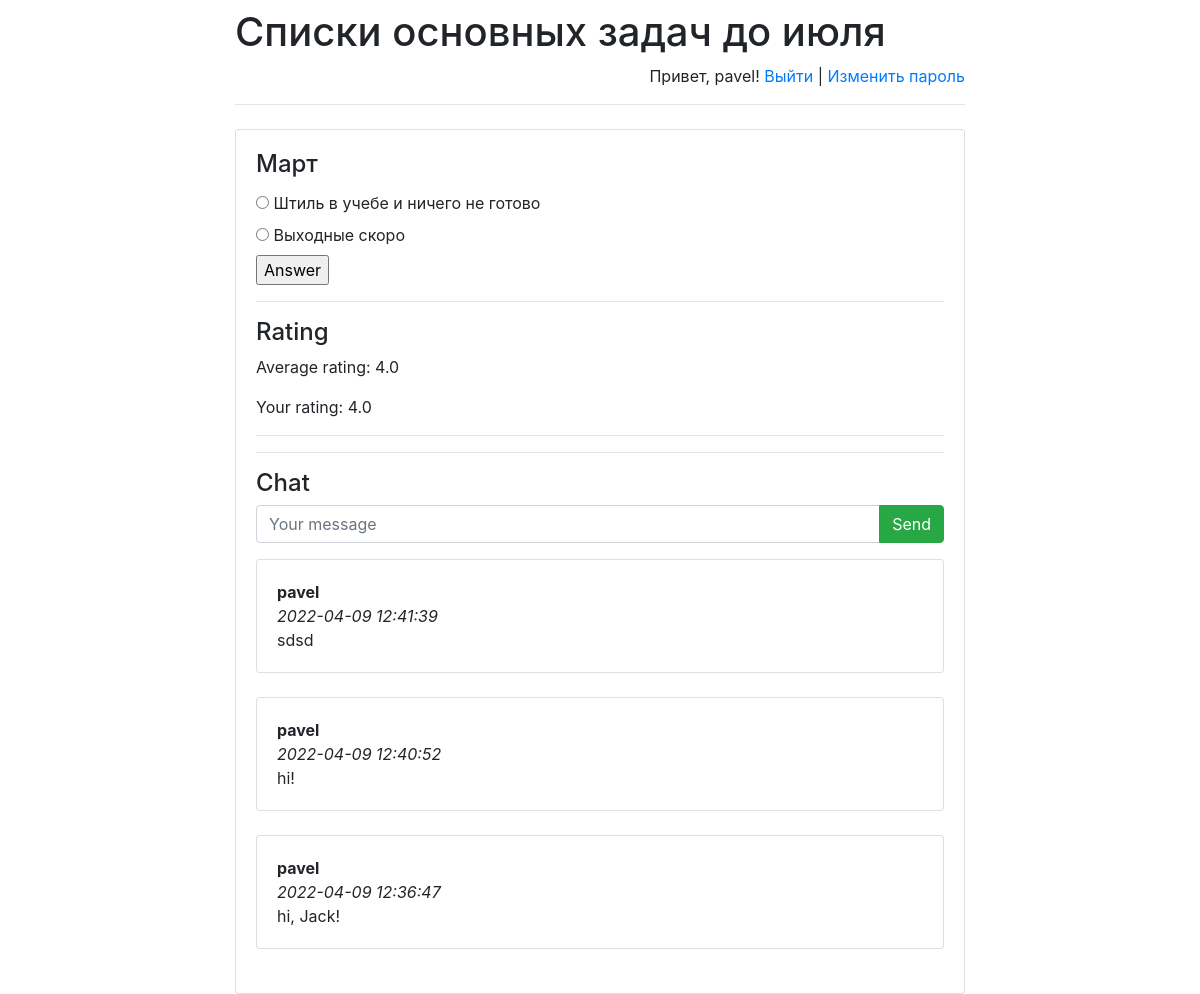
Page /schedule/2/ (signed in) on the committed database.
### schedule/models.py (models this page shows)
class Schedule(models.Model):
    schedule_text = models.CharField(max_length=255)
    pub_date = models.DateTimeField('date published')

class Option(models.Model):
    schedule = models.ForeignKey(Schedule, on_delete=models.CASCADE)
    text = models.CharField(max_length=255)
    correct = models.BooleanField(default=False)

class Message(models.Model):
    chat = models.ForeignKey(
        Schedule,
        verbose_name='Чат под загадкой',
        on_delete=models.CASCADE)
    author = models.ForeignKey(
        User,
        verbose_name='Пользователь', on_delete=models.CASCADE)
    message = models.TextField('Сообщение')
    pub_date = models.DateTimeField(
        'Дата сообщения',
        default=timezone.now)

### schedule/views.py (the view)
# urls.py: re_path(r'^([0-9]+)/$', views.detail, name='detail'),
def detail(request, schedule_id):
    error_message = None
    if "error_message" in request.GET:
        error_message = request.GET["error_message"]
    return render(
        request,
        "answer.html",
        {
            "schedule": get_object_or_404(
                Schedule, pk=schedule_id),
            "error_message": error_message,
            "latest_messages":
                Message.objects
                    .filter(chat_id=schedule_id)
                    .order_by('-pub_date')[:5],
            "already_rated_by_user":
                Mark.objects
                    .filter(author_id=request.user.id)
                    .filter(schedule_id=schedule_id)
                    .count(),
            "user_rating":
                Mark.objects
                    .filter(author_id=request.user.id)
                    .filter(schedule_id=schedule_id)
                    .aggregate(Avg('mark'))
                ["mark__avg"],
            "avg_mark":
                Mark.objects
                    .filter(schedule_id=schedule_id)
                    .aggregate(Avg('mark'))
                ["mark__avg"]
        }
    )

### schedule/templates/answer.html (shortened to what this page needs)
{% extends 'base.html' %}
{% block main %}
    <h4 class="card-title">{{ schedule.schedule_text }}</h4>
    <form action="answer/" method="post">
        {% for option in schedule.option_set.all %}
            <input type="radio" name="option"
                   id="option{{ forloop.counter }}"
                   value="{{ option.id }}"/>
            <label for="option{{ forloop.counter }}">
                {{ option.text }}
            </label><br>
        {% endfor %}
        <input type="submit" value="Answer"/>
    </form>
    <hr>
    <h4>Rating</h4>
    <p>Average rating:
        <span id="avg_mark_span">
            {{ avg_mark }}
        </span>
    </p>
    {% if user.is_authenticated %}
        {% if already_rated_by_user <= 0 or already_rated_by_user ==  None %}
            <form action="post_mark/" method="post">
                {% csrf_token %}
                <div class="row">
                    <div class="col-sm text-center">
                        <input name="mark"
                               type="radio"
                               value="1"/> 1
                    </div>
                    <div class="col-sm text-center">
                        <input name="mark"
                               type="radio"
                               value="2"/> 2
                    </div>
                    <div class="col-sm text-center">
                        <input name="mark"
                               type="radio"
                               value="3"/> 3
                    </div>
                    <div class="col-sm text-center">
                        <input name="mark"
                               type="radio"
                               value="4"/> 4
                    </div>
                    <div class="col-sm text-center">
                        <input name="mark"
                               type="radio"
                               value="5"/> 5
                    </div>
                    <div class="col-sm text-center">
                        <input class="btn btn-success"
                               type="submit"
                               value="Send mark"/>
                    </div>
                </div>
            </form>
        {% else %}
            Your rating: {{ user_rating }}
        {% endif %}
    {% endif %}
    <hr>
    <hr>
    <h4>Chat</h4>
    {% if user.is_authenticated %}
        <form action="post/" method="post">
            <div class="input-group mb-3">
                <input type="text"
                       class="form-control"
                       placeholder="Your message"
                       name="message"/>
                <div class="input-group-append">
                    <input class="btn btn-success"
                           type="submit"
                           value="Send"/>
                </div>
            </div>
        </form>
    {% endif %}
    <div id="history">
        {% for message in latest_messages %}
            <div class="card">
                <div class="card-body">
                    <strong>
                        {{ message.author.username }}
                    </strong>
                    <br/>
                    <em>
                        {{ message.pub_date|date:'Y-m-d H:i:s' }}
                    </em>
                    <br/>
                    {{ message.message }}
                </div>
            </div>
            <br/>
        {% endfor %}
    </div>
{% endblock %}

### schedule/templates/base.html (shortened to what this page needs)
<!doctype html>
<html lang="en">
<head>
    <link rel="stylesheet"
href="https://stackpath.bootstrapcdn.com/bootstrap/4.1.3/css/bootstrap.min.css">
</head>
<body>
<div class="container">
    <div class="row justify-content-center">
        <div class="col-8">
            <h1 class="mt-2">Списки основных задач до июля</h1>
            {% if user.is_authenticated %}
                <p class="text-right">
                    Привет, {{ user.username }}!
                    <a href="/schedule/logout">Выйти</a> |
                    <a href="/schedule/password-change">
                        Изменить пароль
                    </a>
                </p>
            {% else %}
                <p class="text-right">
                    <a href="/schedule/login">Войти</a> |
                    <a href="/schedule/register">Зарегистрироваться</a>
                </p>
            {% endif %}
            <hr class="mt-0 mb-4">
            <div class="card">
                <div class="card-body">
                    {% block main %}
                    {% endblock %}
                </div>
            </div>
        </div>
    </div>
</div>
</body>
</html>

### rows in the picture
Schedule: schedule_text "Март"
Option: text "Штиль в учебе и ничего не готово"
Option: text "Выходные скоро"
Message: author.username "pavel", pub_date "2022-04-09 12:41:39", message "sdsd"
Message: author.username "pavel", pub_date "2022-04-09 12:40:52", message "hi!"
Message: author.username "pavel", pub_date "2022-04-09 12:36:47", message "hi, Jack!"

### other values in the picture
{{ user.username }} "pavel"
{{ avg_mark }} "4.0"
{{ user_rating }} "4.0"
